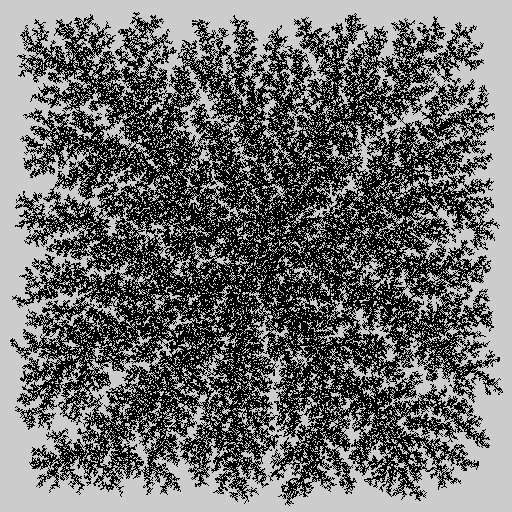
Frame 1 (no input)
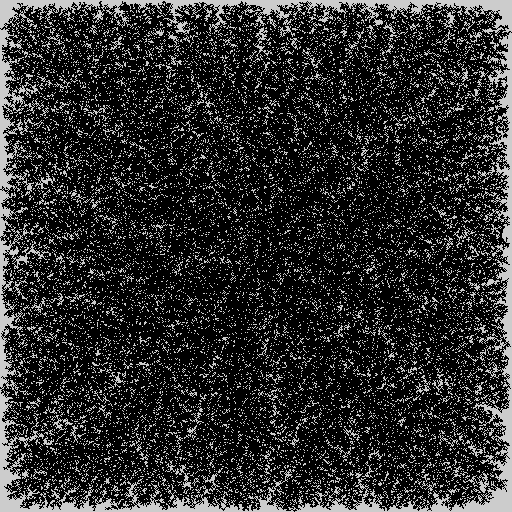
Frame 2 (the mouse pressed at the canvas centre, redrawn once)

The Processing sketch that drew these frames (run headless with seeded random() and noise(); the mouse was pressed at the canvas centre and the sketch redrawn once):

// Processing sketch: Brownian_tree
// ── Brownian_tree.pde
// Author: Daniel Șuteu
// License: GPLv3
// Date: 04 June 2016

// Generate a Brownian tree
// http://rosettacode.org/wiki/Brownian_tree

boolean SIDESTICK = false;
boolean[][] isTaken;

void setup() {
  size(512, 512);
  isTaken = new boolean[width][height];
  isTaken[width/2][height/2] = true;
}

void draw() {
  for (int i = 0; i < width*height; i++) {
    int x = floor(random(width));
    int y = floor(random(height));
    if (isTaken[x][y]) { continue; }
    while (true) {
      int xp = x + floor(random(-1, 2));
      int yp = y + floor(random(-1, 2));
      boolean iscontained = (
        0 <= xp && xp < width  &&
        0 <= yp && yp < height
      );
      if (iscontained && !isTaken[xp][yp]) {
        x = xp;
        y = yp;
        continue;
      }
      else {
        if (SIDESTICK || (iscontained && isTaken[xp][yp])) {
          isTaken[x][y] = true;
          set(x, y, #000000);
        }
        break;
      }
    }
  }
  noLoop();
}
